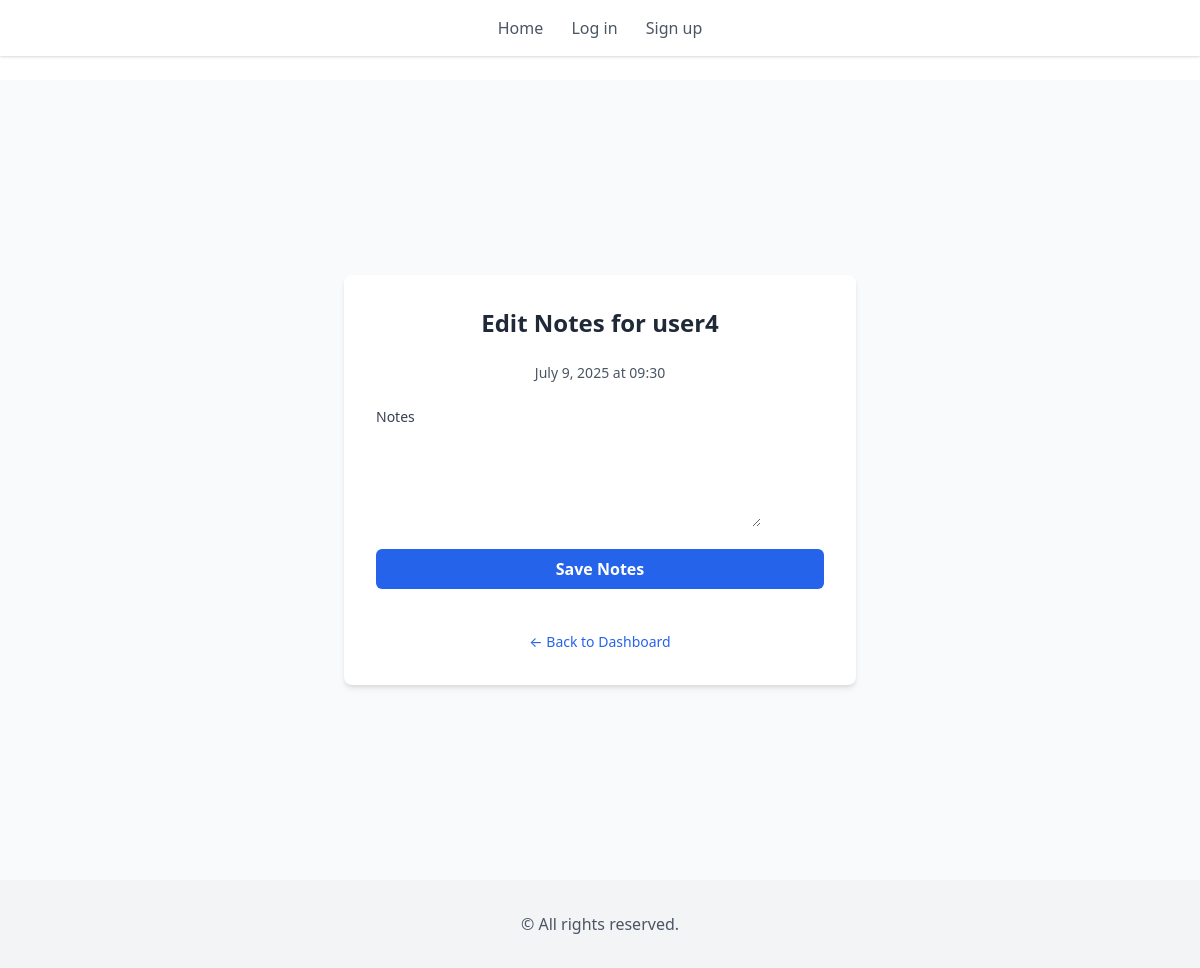
/session/5/edit-notes/ (signed in), run on the app's committed database.
### coach_app/models.py (models this page shows, shortened)
class Session(models.Model):
    client = models.ForeignKey(CustomUser, on_delete=models.CASCADE, related_name='sessions')
    timeslot = models.OneToOneField(TimeSlot, on_delete=models.CASCADE, related_name='session')
    subject = models.CharField(max_length=255)
    notes_coach = models.TextField(blank=True, null=True)
    created_at = models.DateTimeField(auto_now_add=True)
    class Meta:
        ordering = ['timeslot__date', 'timeslot__start_time']

class CustomUser(AbstractUser):
    is_coach = models.BooleanField(default=False)  # Distinguishes coaches from clients

class TimeSlot(models.Model):
    date = models.DateField()
    start_time = models.TimeField()
    is_available = models.BooleanField(default=True)
    class Meta:
        unique_together = ['date', 'start_time']
        ordering = ['date', 'start_time']

### coach_app/views.py (the view)
# urls.py: path('session/<int:session_id>/edit-notes/', views.edit_notes, name='edit_notes')
@login_required
def edit_notes(request, session_id):
    session = get_object_or_404(Session, id=session_id)
    if not request.user.is_coach:
        return HttpResponseForbidden("Only coaches can edit notes.")
    if request.method == "POST":
        form = CoachNotesForm(request.POST, instance=session)
        if form.is_valid():
            form.save()
            messages.success(request, "Notes updated.")
            return redirect("dashboard")
    else:
        form = CoachNotesForm(instance=session)
    return render(request, "edit_notes.html", {"form": form, "session": session})

### coach_app/forms.py
class CoachNotesForm(forms.ModelForm):
    class Meta:
        model = Session
        fields = ["notes_coach"]
        widgets = {"notes_coach": forms.Textarea(attrs={"rows": 4, "cols": 40})}

### coach_app/templates/edit_notes.html (shortened to what this page needs)
{% extends 'base.html' %}
{% block content %}
<div class="min-h-screen flex items-center justify-center bg-gray-50 py-12 px-4 sm:px-6 lg:px-8">
  <div class="w-full max-w-lg bg-white p-8 rounded-lg shadow-md space-y-6">
    <h2 class="text-2xl font-bold text-gray-800 text-center">
      Edit Notes for {{ session.client.username }}
    </h2>
    <p class="text-center text-sm text-gray-600">
      {{ session.timeslot.date }} at {{ session.timeslot.start_time|time:"H:i" }}
    </p>
    <form method="post" class="space-y-4">
      <div>
        <label for="{{ form.notes_coach.id_for_label }}" class="block text-sm font-medium text-gray-700 mb-1">
          Notes
        </label>
        {{ form.notes_coach }}
      </div>
      <button type="submit"
        class="w-full py-2 px-4 bg-blue-600 text-white font-semibold rounded-md hover:bg-blue-700 focus:outline-none focus:ring-2 focus:ring-offset-2 focus:ring-blue-500">
        Save Notes
      </button>
    </form>
    <div class="text-center pt-4">
      <a href="{% url 'dashboard' %}" class="text-sm text-blue-600 hover:underline">
        ← Back to Dashboard
      </a>
    </div>
  </div>
</div>
{% endblock %}

### data on the page
Session: client.username "user4", timeslot "July 9, 2025", timeslot.start_time "09:30"
